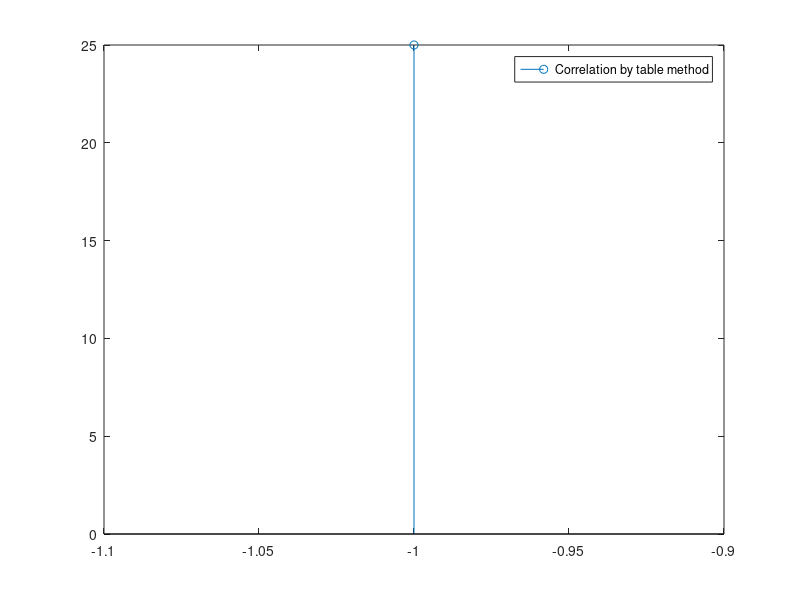

Write the MATLAB code that produced this figure.
clear all
clc
x=input("Discrete values of function x in [ ]:");
h=input("Discrete values of function h in [ ]:");
y=h;
l1=length(h);
for a=1:length(h)
    h(a)=y(length(h)+1-a);
end
n=length(x);
m=length(h);
l=n+m-1;
s=zeros(1,l);
for i=1:l
    for j=1:n
        for k=1:m
            if j+k-1==i
                s(i)=x(j)*h(k)+s(i);
            end
        end
    end
end
    s
    f=(-l1:-l1+l-1)
    stem(f,s)
    legend("Correlation by table method")